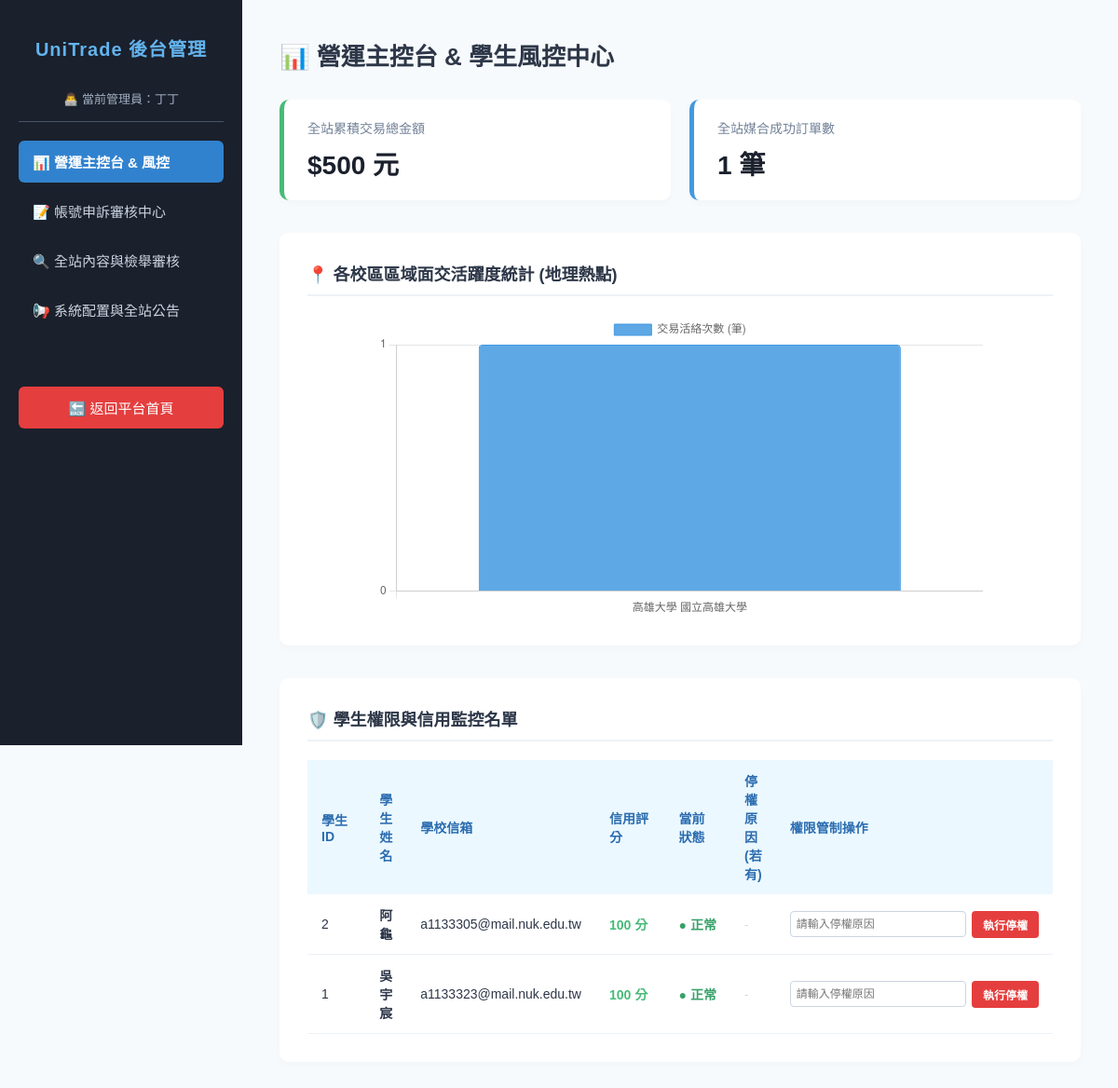
The page /unitrade/admin.php (signed in) on the database its author committed.
### tables this page shows
CREATE TABLE `users` (
  `id` int(11) NOT NULL,
  `username` varchar(50) NOT NULL,
  `email` varchar(100) NOT NULL,
  `password_hash` varchar(255) NOT NULL,
  `role` enum('student','admin') DEFAULT 'student',
  `credit_score` int(11) DEFAULT 100,
  `status` enum('active','banned') DEFAULT 'active',
  `banned_reason` text DEFAULT NULL
);

### unitrade/admin.php (the view, shortened to what this page needs)
<?php
require_once 'db.php';
$stmt_revenue = $pdo->query("SELECT SUM(total_price) FROM orders");
$total_revenue = $stmt_revenue->fetchColumn() ?? 0;
$stmt_orders_count = $pdo->query("SELECT COUNT(*) FROM orders");
$total_orders = $stmt_orders_count->fetchColumn() ?? 0;
$stmt_geo = $pdo->query("
    SELECT items.location_name, COUNT(orders.id) as tx_count
    FROM orders
    JOIN items ON orders.item_id = items.id
    GROUP BY items.location_name
    ORDER BY tx_count DESC
    LIMIT 5
");
$geo_data = $stmt_geo->fetchAll(PDO::FETCH_ASSOC);
$stmt_users = $pdo->query("SELECT id, username, email, role, credit_score, status, banned_reason FROM users WHERE role = 'student' ORDER BY status DESC, id DESC");
$all_students = $stmt_users->fetchAll();
?>
<!DOCTYPE html>
<html lang="zh-TW">
<head>
</head>
<body>
    <div class="sidebar">
        <h2>UniTrade 後台管理</h2>
        <div class="admin-info">👨‍💻 當前管理員：<?= htmlspecialchars($_SESSION['username'] ?? 'Admin'); ?></div>
        <a href="admin.php" class="active">📊 營運主控台 & 風控</a>
        <a href="admin_appeals.php">
            📝 帳號申訴審核中心
        </a>
        <a href="admin_reviews.php">🔍 全站內容與檢舉審核</a>
        <a href="admin_announcements.php">📢 系統配置與全站公告</a>
        <a href="index.php" style="margin-top: 60px; background: #e53e3e; color: white; text-align: center;">🔙 返回平台首頁</a>
    </div>
    <div class="main-content">
        <div class="page-header">
            <h1 style="margin:0; font-size: 26px;">📊 營運主控台 & 學生風控中心</h1>
        </div>
        <div class="stats-container">
            <div class="stat-card revenue">
                <div class="title">全站累積交易總金額</div>
                <div class="value">$<?= number_format($total_revenue, 0); ?> 元</div>
            </div>
            <div class="stat-card">
                <div class="title">全站媒合成功訂單數</div>
                <div class="value"><?= $total_orders; ?> 筆</div>
            </div>
        </div>
        <div class="content-card">
            <h3>📍 各校區區域面交活躍度統計 (地理熱點)</h3>
            <div style="width: 100%; max-width: 650px; margin: 0 auto;">
                <canvas id="geoChart"></canvas>
            </div>
        </div>
        <div class="content-card">
            <h3>🛡️ 學生權限與信用監控名單</h3>
            <table class="admin-table">
                <thead>
                    <tr>
                        <th style="width: 80px;">學生 ID</th>
                        <th>學生姓名</th>
                        <th>學校信箱</th>
                        <th style="width: 100px;">信用評分</th>
                        <th style="width: 110px;">當前狀態</th>
                        <th>停權原因 (若有)</th>
                        <th style="width: 320px;">權限管制操作</th>
                    </tr>
                </thead>
                <tbody>
                    <?php if (count($all_students) === 0): ?>
                        <tr>
                            <td colspan="7" style="text-align: center; color: #a0aec0; padding: 20px;">目前沒有任何學生資料。</td>
                        </tr>
                    <?php else: ?>
                        <?php foreach ($all_students as $student): ?>
                            <tr>
                                <td><?= $student['id']; ?></td>
                                <td><strong><?= htmlspecialchars($student['username']); ?></strong></td>
                                <td><?= htmlspecialchars($student['email']); ?></td>
                                <td style="font-weight:bold; color: <?= $student['credit_score'] < 80 ? '#e53e3e' : '#48bb78'; ?>;">
                                    <?= $student['credit_score']; ?> 分
                                </td>
                                <td>
                                    <?= $student['status'] === 'active' ? '<span style="color:#38a169; font-weight:bold;">● 正常</span>' : '<span style="color:#e53e3e; font-weight:bold;">❌ 已停權</span>' ?>
                                </td>
                                <td style="color:#9c4221; max-width:180px; word-break: break-all; font-size: 13px;">
                                    <?= $student['banned_reason'] ? htmlspecialchars($student['banned_reason']) : '<span style="color:#cbd5e0;">-</span>'; ?>
                                </td>
                                <td>
                                    <?php if ($student['status'] === 'active'): ?>
                                        <form action="admin.php" method="POST" style="margin:0; display: flex; gap: 6px; align-items: center;" onsubmit="return confirm('⚠️ 確定要將學生【<?= htmlspecialchars($student['username']); ?>】列入黑名單並停權嗎？\n停權後他將無法進行任何 platform 操作。')">
                                            <input type="text" name="banned_reason" placeholder="請輸入停權原因" required style="padding: 6px; border: 1px solid #cbd5e0; border-radius: 4px; font-size: 12px; flex: 1;">
                                            <button type="submit" style="background:#e53e3e; color:white; border:none; border-radius:4px; cursor:pointer; padding:6px 12px; font-size:12px; font-weight:bold; white-space:nowrap;">執行停權</button>
                                        </form>
                                    <?php endif; ?>
                                </td>
                            </tr>
                        <?php endforeach; ?>
                    <?php endif; ?>
                </tbody>
            </table>
        </div>
    </div>
    <script>
        const geoData = <?php echo json_encode($geo_data); ?>;
        const labels = geoData.map(item => item.location_name || '未指定地點');
        const counts = geoData.map(item => item.tx_count);
        const ctx = document.getElementById('geoChart').getContext('2d');
        new Chart(ctx, {
            type: 'bar',
            data: {
                labels: labels,
                datasets: [{
                    label: '交易活絡次數 (筆)',
                    data: counts,
                    backgroundColor: 'rgba(66, 153, 225, 0.85)',
                    borderColor: 'rgba(66, 153, 225, 1)',
                    borderWidth: 1,
                    borderRadius: 4
                }]
            },
            options: {
                responsive: true,
                scales: {
                    y: { beginAtZero: true, ticks: { stepSize: 1 } }
                }
            }
        });
    </script>
</body>
</html>

### unitrade/admin.php (style rules this page uses)
body { font-family: "Microsoft JhengHei", sans-serif; margin: 0; display: flex; background: #f7fafc; color: #2d3748; }
.sidebar { width: 260px; background: #1a202c; color: white; min-height: 100vh; padding: 20px; box-sizing: border-box; position: fixed; }
.sidebar h2 { text-align: center; font-size: 20px; margin-bottom: 30px; color: #63b3ed; letter-spacing: 1px; }
.sidebar .admin-info { font-size: 13px; color: #a0aec0; text-align: center; margin-bottom: 20px; padding-bottom: 15px; border-bottom: 1px solid #4a5568; }
.sidebar a { display: block; color: #cbd5e0; text-decoration: none; padding: 12px 15px; margin-bottom: 8px; border-radius: 6px; font-size: 15px; transition: 0.3s; position: relative; }
.sidebar a:hover, .sidebar a.active { background: #3182ce; color: white; font-weight: bold; }
.main-content { flex: 1; margin-left: 260px; padding: 40px; box-sizing: border-box; min-width: 800px; }
.page-header { display: flex; justify-content: space-between; align-items: center; margin-bottom: 30px; }
.stats-container { display: flex; gap: 20px; margin-bottom: 35px; }
.stat-card { background: white; padding: 20px 25px; border-radius: 10px; box-shadow: 0 4px 6px rgba(0,0,0,0.02); flex: 1; border-left: 5px solid #4299e1; }
.stat-card.revenue { border-left-color: #48bb78; }
.stat-card .title { font-size: 14px; color: #718096; margin-bottom: 8px; }
.stat-card .value { font-size: 28px; font-weight: bold; color: #1a202c; }
.content-card { background: white; padding: 30px; border-radius: 10px; box-shadow: 0 4px 6px rgba(0,0,0,0.02); margin-bottom: 35px; }
.content-card h3 { margin-top: 0; margin-bottom: 20px; font-size: 18px; color: #2d3748; border-bottom: 2px solid #edf2f7; padding-bottom: 10px; }
.admin-table { width: 100%; border-collapse: collapse; text-align: left; }
.admin-table th { background: #ebf8ff; color: #2b6cb0; padding: 12px 15px; font-size: 14px; }
.admin-table td { padding: 12px 15px; border-bottom: 1px solid #edf2f7; font-size: 14px; vertical-align: middle; }

### rows shown on the page
users: id "2", username "阿龜", email "a1133305@mail.nuk.edu.tw", credit_score "100", status "● 正常"
users: id "1", username "吳宇宸", email "a1133323@mail.nuk.edu.tw", credit_score "100", status "● 正常"

### other values the page prints
$_SESSION['username'] "丁丁"
$total_revenue "500"
$total_orders "1"
